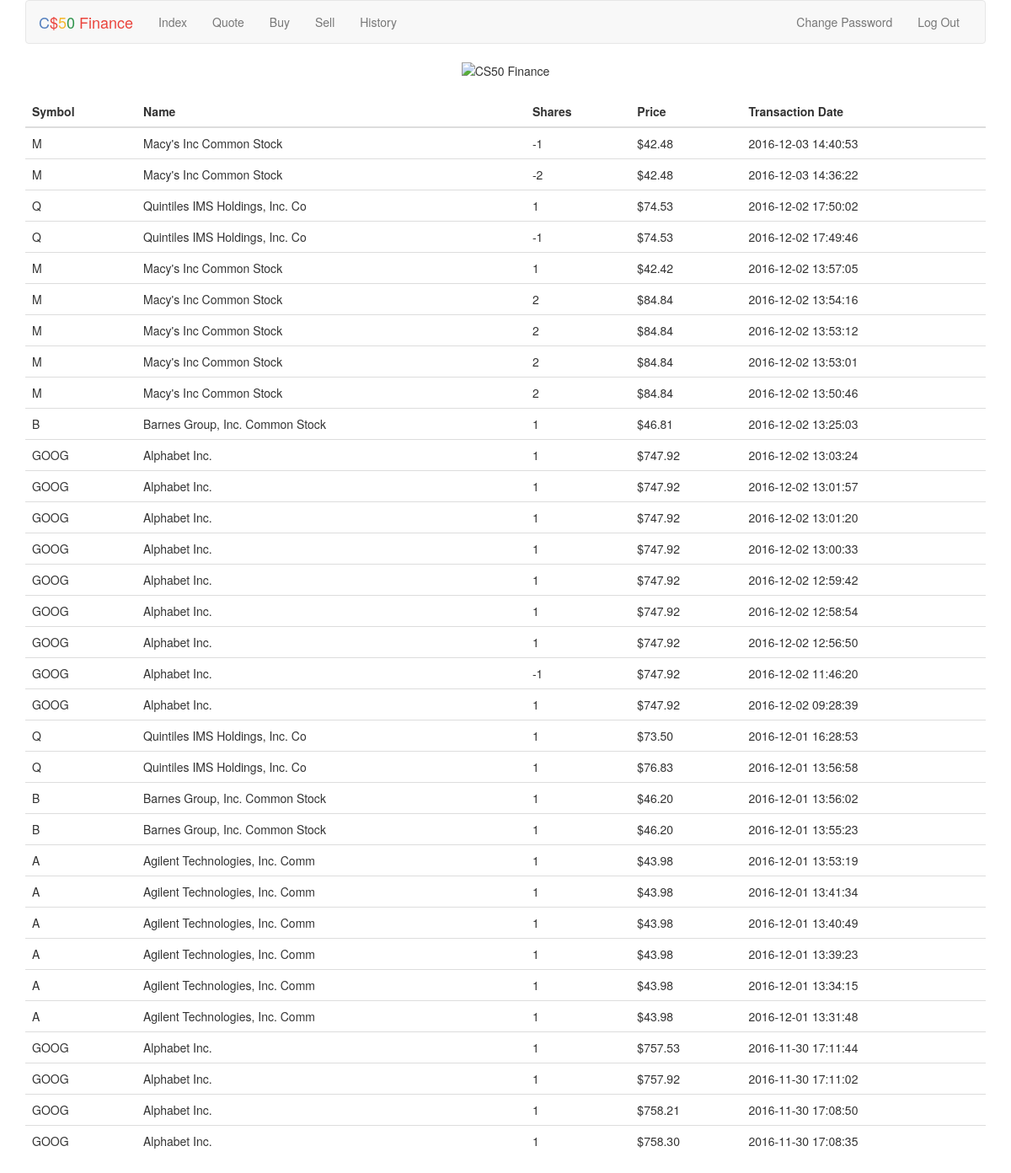
Page /history (signed in) on the committed database.
### tables this page shows
CREATE TABLE 'purchaseRecord' ('id' INTEGER PRIMARY KEY AUTOINCREMENT NOT NULL, 'user_id' INTEGER NOT NULL, 'symbol' TEXT NOT NULL, 'price_paid' INTEGER NOT NULL, 'date_time'  DATETIME NOT NULL DEFAULT CURRENT_TIMESTAMP  , 'qty' INTEGER, 'Name' TEXT);

### application.py (the view)
@app.route("/history")
@login_required
def history():
    if request.method == "GET":
        records = db.execute("SELECT * FROM purchaseRecord WHERE user_id = :uid UNION SELECT * FROM salesRecord WHERE user_id = :uid ORDER BY date_time DESC;", uid=session["user_id"])
        for i in range(len(records)):
            records[i]["price_paid"] = usd(float(records[i]["price_paid"]))
        return render_template("history.html", records = records)
    return apology("TODO")

### application.py (called while the page is built)
    @app.after_request
    def after_request(response):
        response.headers["Cache-Control"] = "no-cache, no-store, must-revalidate"
        response.headers["Expires"] = 0
        response.headers["Pragma"] = "no-cache"
        return response

### helpers.py (called while the page is built)
def login_required(f):
    @wraps(f)
    def decorated_function(*args, **kwargs):
        if session.get("user_id") is None:
            return redirect(url_for("login", next=request.url))
        return f(*args, **kwargs)
    return decorated_function

def usd(value):
    return "${:,.2f}".format(value)

### templates/history.html (shortened to what this page needs)
{% extends "layout.html" %}
{% block main %}
    <form action="{{ url_for('history') }}" method="post">
        <fieldset>
            <table class="table table-hover">
                <thead>
                    <tr>
                        <th>Symbol </th>
                        <th>Name </th>
                        <th>Shares </th>
                        <th>Price </th>
                        <th>Transaction Date </th>
                    </tr>
                </thead>
                <tbody>
                    {% for record in records %}
                    <tr>
                        <td> {{ record.symbol }} </td>
                        <td> {{ record.Name }} </td>
                        <td> {{ record.qty }} </td>
                        <td> {{ record.price_paid }} </td>
                        <td> {{ record.date_time }} </td>
                    </tr>
                    {% endfor %}
                </tbody>
            </table>
        </fieldset>
    </form>
{% endblock %}

### templates/layout.html (shortened to what this page needs)
<!DOCTYPE html>
<html lang="en">
    <head>
        <link href="https://maxcdn.bootstrapcdn.com/bootstrap/3.3.7/css/bootstrap.min.css" rel="stylesheet"/>
        <link href="{{ url_for('static', filename='styles.css') }}" rel="stylesheet"/>
    </head>
    <body>
        <div class="container">
            <nav class="navbar navbar-default">
                <div class="container-fluid">
                    <div class="navbar-header">
                        <a class="navbar-brand" href="{{ url_for('index') }}"><span class="blue">C</span><span class="red">$</span><span class="yellow">5</span><span class="green">0</span> <span class="red">Finance</span></a>
                    </div>
                    <div class="collapse navbar-collapse" id="navbar">
                        {% if session.user_id %}
                            <ul class="nav navbar-nav">
                                <li><a href="{{ url_for('index') }}">Index</a></li>
                                <li><a href="{{ url_for('quote') }}">Quote</a></li>
                                <li><a href="{{ url_for('buy') }}">Buy</a></li>
                                <li><a href="{{ url_for('sell') }}">Sell</a></li>
                                <li><a href="{{ url_for('history') }}">History</a></li>
                            </ul>
                            <ul class="nav navbar-nav navbar-right">
                                <li><a href= "{{ url_for('chngPass') }} ">Change Password</a></li>
                                <li><a href="{{ url_for('logout') }}">Log Out</a></li>
                            </ul>
                        {% else %}
                            <ul class="nav navbar-nav navbar-right">
                                <li><a href="{{ url_for('register') }}">Register</a></li>
                                <li><a href="{{ url_for('logout') }}">Log In</a></li>
                            </ul>
                        {% endif %}
                    </div>
                </div>
            </nav>
            <div id="top">
                <img alt="CS50 Finance" src="https://finance.cs50.net/img/logo.png" style="width:300px; height:45px;"/></a>
            </div>
            <main>
                {% block main %}{% endblock %}
            </main>
        </div>
    </body>
</html>

### static/styles.css (style rules this page uses)
.container { margin-left: auto; margin-right: auto; text-align: center; }
.navbar-default .navbar-brand .blue { color: #537fbe; }
.navbar-default .navbar-brand .red { color: #ea433b; }
.navbar-default .navbar-brand .yellow { color: #f5b82e; }
.navbar-default .navbar-brand .green { color: #2e944b; }
main td { text-align: left; }

### rows in the picture
purchaseRecord: symbol "Q", Name "Quintiles IMS Holdings, Inc. Co", qty "1", price_paid "$74.53", date_time "2016-12-02 17:50:02"
purchaseRecord: symbol "M", Name "Macy's Inc Common Stock", qty "1", price_paid "$42.42", date_time "2016-12-02 13:57:05"
purchaseRecord: symbol "M", Name "Macy's Inc Common Stock", qty "2", price_paid "$84.84", date_time "2016-12-02 13:54:16"
purchaseRecord: symbol "M", Name "Macy's Inc Common Stock", qty "2", price_paid "$84.84", date_time "2016-12-02 13:53:12"
purchaseRecord: symbol "M", Name "Macy's Inc Common Stock", qty "2", price_paid "$84.84", date_time "2016-12-02 13:53:01"
purchaseRecord: symbol "M", Name "Macy's Inc Common Stock", qty "2", price_paid "$84.84", date_time "2016-12-02 13:50:46"
purchaseRecord: symbol "B", Name "Barnes Group, Inc. Common Stock", qty "1", price_paid "$46.81", date_time "2016-12-02 13:25:03"
purchaseRecord: symbol "GOOG", Name "Alphabet Inc.", qty "1", price_paid "$747.92", date_time "2016-12-02 13:03:24"
purchaseRecord: symbol "GOOG", Name "Alphabet Inc.", qty "1", price_paid "$747.92", date_time "2016-12-02 13:01:57"
purchaseRecord: symbol "GOOG", Name "Alphabet Inc.", qty "1", price_paid "$747.92", date_time "2016-12-02 13:01:20"
purchaseRecord: symbol "GOOG", Name "Alphabet Inc.", qty "1", price_paid "$747.92", date_time "2016-12-02 13:00:33"
purchaseRecord: symbol "GOOG", Name "Alphabet Inc.", qty "1", price_paid "$747.92", date_time "2016-12-02 12:59:42"
purchaseRecord: symbol "GOOG", Name "Alphabet Inc.", qty "1", price_paid "$747.92", date_time "2016-12-02 12:58:54"
purchaseRecord: symbol "GOOG", Name "Alphabet Inc.", qty "1", price_paid "$747.92", date_time "2016-12-02 12:56:50"
purchaseRecord: symbol "GOOG", Name "Alphabet Inc.", qty "1", price_paid "$747.92", date_time "2016-12-02 09:28:39"
purchaseRecord: symbol "Q", Name "Quintiles IMS Holdings, Inc. Co", qty "1", price_paid "$73.50", date_time "2016-12-01 16:28:53"
purchaseRecord: symbol "Q", Name "Quintiles IMS Holdings, Inc. Co", qty "1", price_paid "$76.83", date_time "2016-12-01 13:56:58"
purchaseRecord: symbol "B", Name "Barnes Group, Inc. Common Stock", qty "1", price_paid "$46.20", date_time "2016-12-01 13:56:02"
purchaseRecord: symbol "B", Name "Barnes Group, Inc. Common Stock", qty "1", price_paid "$46.20", date_time "2016-12-01 13:55:23"
purchaseRecord: symbol "A", Name "Agilent Technologies, Inc. Comm", qty "1", price_paid "$43.98", date_time "2016-12-01 13:53:19"
purchaseRecord: symbol "A", Name "Agilent Technologies, Inc. Comm", qty "1", price_paid "$43.98", date_time "2016-12-01 13:41:34"
purchaseRecord: symbol "A", Name "Agilent Technologies, Inc. Comm", qty "1", price_paid "$43.98", date_time "2016-12-01 13:40:49"
purchaseRecord: symbol "A", Name "Agilent Technologies, Inc. Comm", qty "1", price_paid "$43.98", date_time "2016-12-01 13:39:23"
purchaseRecord: symbol "A", Name "Agilent Technologies, Inc. Comm", qty "1", price_paid "$43.98", date_time "2016-12-01 13:34:15"
purchaseRecord: symbol "A", Name "Agilent Technologies, Inc. Comm", qty "1", price_paid "$43.98", date_time "2016-12-01 13:31:48"
purchaseRecord: symbol "GOOG", Name "Alphabet Inc.", qty "1", price_paid "$757.53", date_time "2016-11-30 17:11:44"
purchaseRecord: symbol "GOOG", Name "Alphabet Inc.", qty "1", price_paid "$757.92", date_time "2016-11-30 17:11:02"
purchaseRecord: symbol "GOOG", Name "Alphabet Inc.", qty "1", price_paid "$758.21", date_time "2016-11-30 17:08:50"
purchaseRecord: symbol "GOOG", Name "Alphabet Inc.", qty "1", price_paid "$758.30", date_time "2016-11-30 17:08:35"

### other values in the picture
{{ record.symbol }} "M" "M" "Q" "GOOG"
{{ record.Name }} "Macy's Inc Common Stock" "Macy's Inc Common Stock" "Quintiles IMS Holdings, Inc. Co" "Alphabet Inc."
{{ record.qty }} "-1" "-2" "-1" "-1"
{{ record.price_paid }} "$42.48" "$42.48" "$74.53" "$747.92"
{{ record.date_time }} "2016-12-03 14:40:53" "2016-12-03 14:36:22" "2016-12-02 17:49:46" "2016-12-02 11:46:20"
